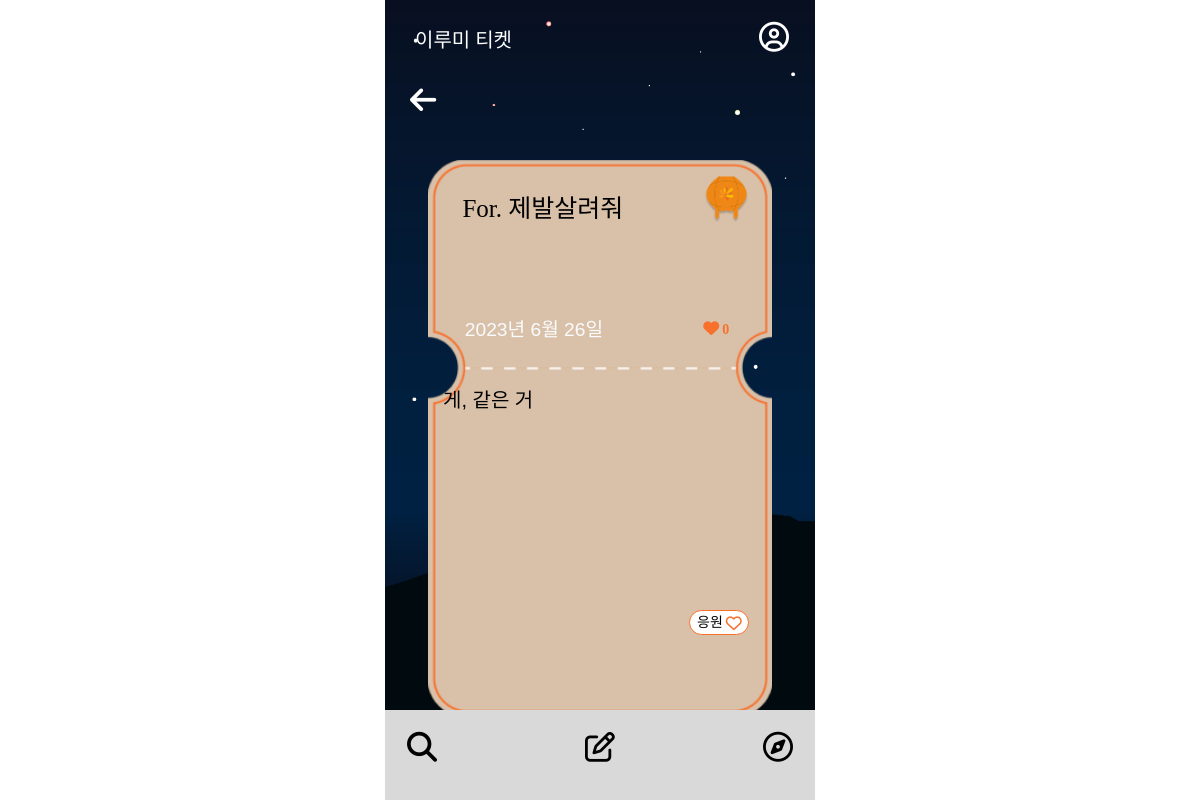
Page /2/ on the committed database.
### mainpage/models.py (models this page shows, shortened)
class Ticket(models.Model):
    writer = models.ForeignKey(User, null=False, blank=False, on_delete=models.CASCADE)
    pub_date = models.DateTimeField()
    body = models.TextField()
    like = models.ManyToManyField(User, related_name='likes', blank=True)
    like_count = models.PositiveIntegerField(default=0)
    report_count = models.PositiveIntegerField(default=0)

### accounts/models.py (models this page shows)
class Profile(models.Model):
    user = models.OneToOneField(User, on_delete=models.CASCADE)
    nickname = models.TextField(max_length=10)

### mainpage/views.py (the view)
# urls.py: path('<int:id>/', detail, name="detail"),
def detail(request, id):
    ticket = get_object_or_404(Ticket, pk=id)
    ticket.pub_date = ticket.pub_date.date()
    if Report.objects.filter(ticket=ticket).count() >= 3:
        ticket.status = '보류'
        ticket.save()
    return render(request, 'mainpage/detail.html',{'ticket':ticket})

### mainpage/templates/mainpage/detail.html (shortened to what this page needs)
{% extends 'base.html' %}
{% block content %}
<head>
  <link rel="stylesheet" href="/static/css/detail.css">
</head>
<div class="wallpaper">
  <div class="backk">
    <a class="back" href="{% url 'mainpage:mainpage' %}"><i class="fa-solid fa-arrow-left" style="color: #ffffff;"></i></a>
</div>
<div class="text-wrapper">
  <img src="../static/css/image/lantern.png" alt="티켓 이미지">
  <h2 class="username">For. {{ticket.writer.profile.nickname}}</h2>
  <h class="date">{{ticket.pub_date}}</h>
  <a href="{% url 'mainpage:likes' ticket.id %}" id="likeToggle">
    <span class="heart">
      <i class="fa-solid fa-heart filled" style="color: #f8702c;"><span class="like_count2">{{ticket.like_count}}</span></i>
    </span>
    <p class="cheer">
      <span class="like_count">응원</span>
      {% if user in ticket.like.all %}
        <i class="fa-solid fa-heart filled" style="color: #f8702c;"></i>
      {% else %}
        <i class="fa-regular fa-heart" style="color: #f8702c;"></i>
      {% endif %}
    </p>
  </a>
  {% if ticket.report_count >= 3 %}
    <p class="report-message">3회 이상 신고되어 관리자가 확인 중인 게시글입니다.</p>
  {% else %}
    <p class="content">{{ticket.body}}</p>
  {% endif %}
  </div>
</div>
<nav class="footer-container">
  <ul class="icons">
      <li><a href="{% url 'mainpage:ticketlistnew' %}"><i class="fa-solid fa-magnifying-glass" style="color: #000000;"></i></a></li>
      <li><a href="{% url 'mainpage:new' %}"><i class="fa-regular fa-pen-to-square" style="color: #000000;"></i></a></li>
      <li><a href="{% url 'qnapage:qnalistrecent' %}"><i class="fa-regular fa-compass" style="color: #000000;"></i></a></li>
  </ul>
</nav>
{% endblock %}

### Lumiticket/static/css/base.css (style rules this page uses)
body { display: flex; justify-content: center; align-items: center; width: 100vw; height: 100vh; margin: 0%; }
.wallpaper { position: relative; max-width: 430px; width: 100%; height: 100vh; background-size: cover; background-image: url('image/배경.png'); background-repeat: no-repeat; }
.footer-container { position: absolute; bottom: 0; left: 0; right: 0; margin: 0; padding: 10px; background-color:#D9D9D9; list-style-type: none; height: 90px; }
.icons { list-style: none; display: flex; margin: 0; padding-left: 0; justify-content: space-between; font-size: 30px; }
.icons li { padding: 12px; margin: 0; justify-content: space-between; }

### Lumiticket/static/css/detail.css (style rules this page uses)
html, body, div, span, applet, object, iframe, h1, h2, h3, h4, h5, h6, p, blockquote, pre, a, abbr, acronym, address, big, cite, code, del, dfn, em, img, ins, kbd, q, s, samp, small, strike, strong, sub, sup, tt, var, b, u, i, center, dl, dt, dd, menu, ol, ul, li, fieldset, form, label, legend, table, caption, tbody, tfoot, thead, tr, th, td, article, aside, canvas, details, embed, figure, figcaption, footer, header, hgroup, main, menu, nav, output, ruby, section, summary, time, mark, audio, video { margin: 0; padding: 0; border: 0; font-size: 100%; font: inherit; vertical-align: baseline; font-family : Helvetica; }
article, aside, details, figcaption, figure, footer, header, hgroup, main, menu, nav, section { display: block; }
body { line-height: 1; }
menu, ol, ul { list-style: none; }
* { box-sizing: border-box; }
a { text-decoration: none; color:inherit; }
.wallpaper { max-width: 430px; width: 100%; height: 100vh; background-size: cover; background-image: url('image/bgimage.png'); background-repeat: no-repeat; overflow: hidden; background-position: center; position: absolute; top: 50%; left: 50%; transform: translate(-50%, -50%); }
.backk { display: flex; position: absolute; justify-content: flex-start; font-size: 30px; list-style-type: none; text-decoration: none; margin-left: 25px; margin-top: 85px; z-index: 10000; }
.text-wrapper { background-image: url("image/ticket.png"); background-repeat: no-repeat; background-size: contain; position: relative; height: 100vh; width: 80%; top: 20%; left: 10%; overflow-y: scroll; }
.username { font-size: 25px; position: absolute; display: flex; margin-left: 10%; margin-top: 10%; font-family: 'DONGGUK UNIVERSITY'; width: 210px; line-height: 30px; }
.date { color: #FAFBFD; font-size: 1.2rem; margin-left: 2.3rem; margin-top: 160px; position: absolute; font-weight: 100; }
.cheer { list-style-type: none; text-decoration: none; position: absolute; margin-left: 76%; margin-top: 450px; background: white; width: 60px; height: 25px; justify-content: center; display: flex; align-items: center; border-radius: 20px; border: 1.5px solid #f8702c; }
.like_count { margin-right: 3px; font-size:14px; font-family: 'DONGGUK UNIVERSITY'; }
.like_count2 { margin-left: 3px; font-size:14px; font-family: 'DONGGUK UNIVERSITY'; }
.filled:before { content: "\f004"; color: #f8702c; }
.heart { margin-left: 80%; margin-top: 160px; position: absolute; }
.content { width: 280px; margin-top: 230px; margin-left: 15px; height: 210px; font-size: 20px; overflow-y: scroll; }
.text-wrapper img { width: 63px; height: 63px; position: absolute; top: 5.3%; left: 87%; transform: translate(-50%, -50%); }

### rows in the picture
Ticket: writer.profile.nickname "제발살려줘", pub_date "2023년 6월 26일", like_count "0", body "게, 같은 거"
